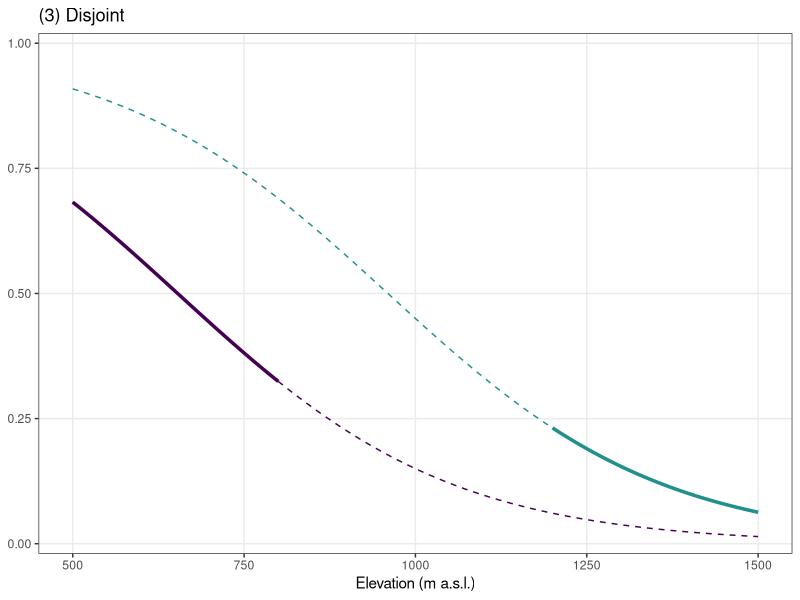
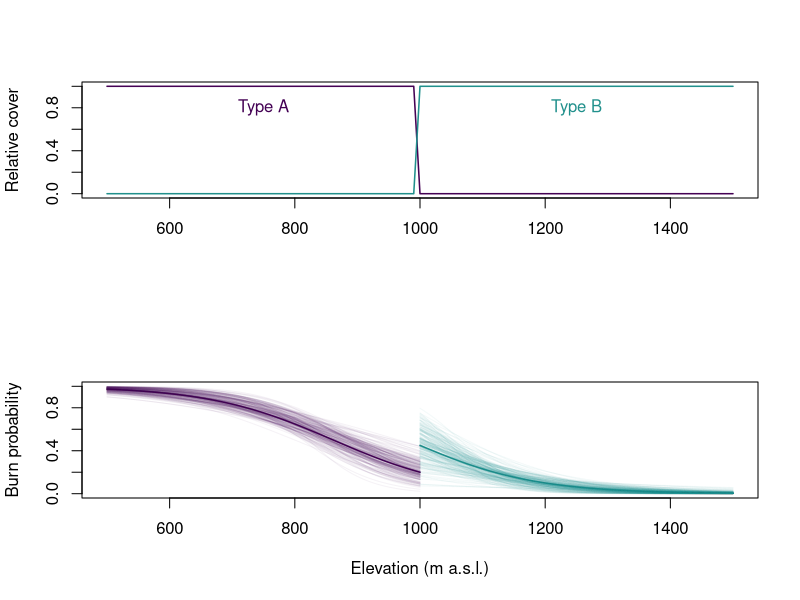
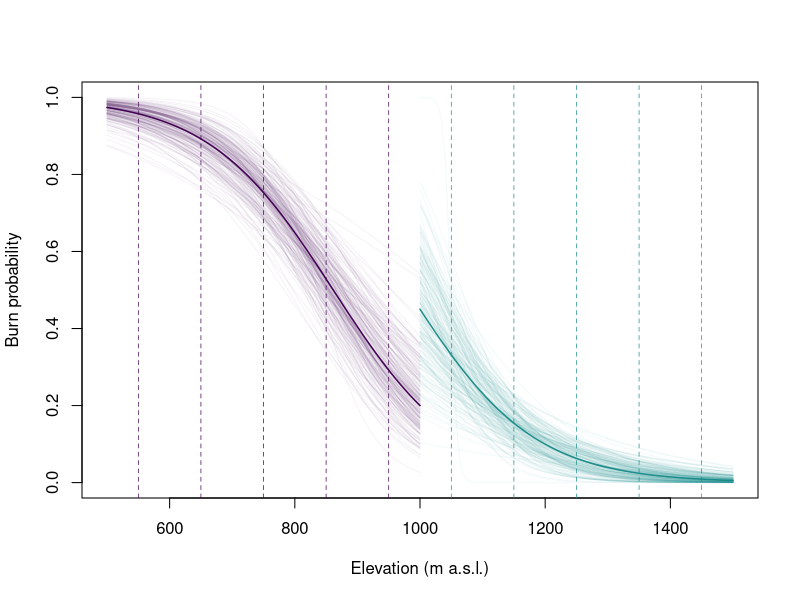
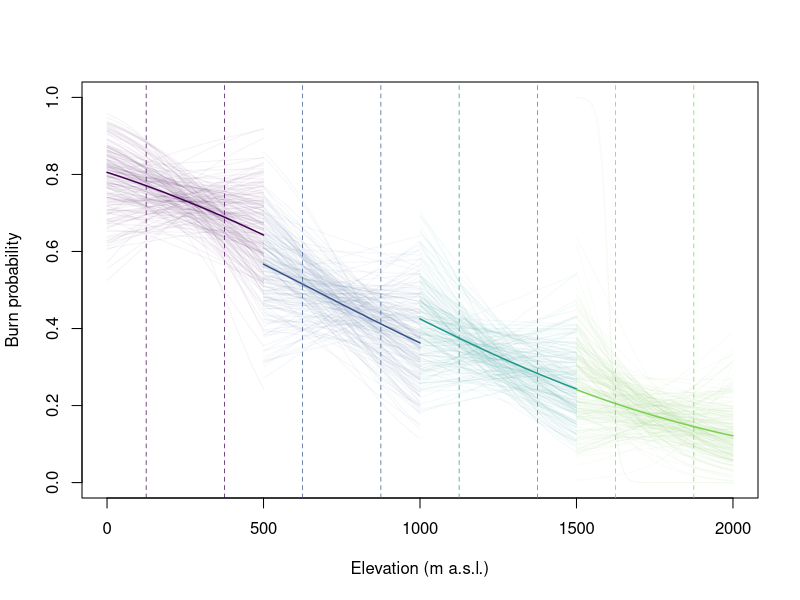
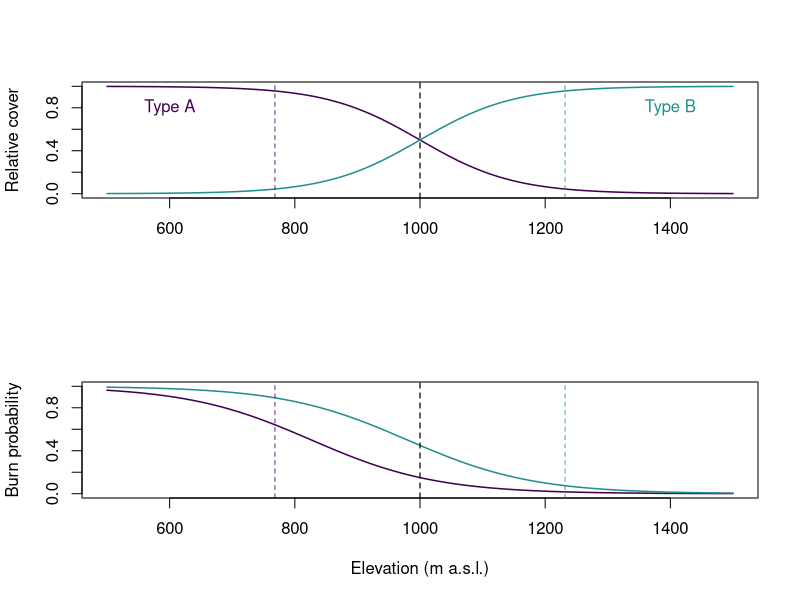
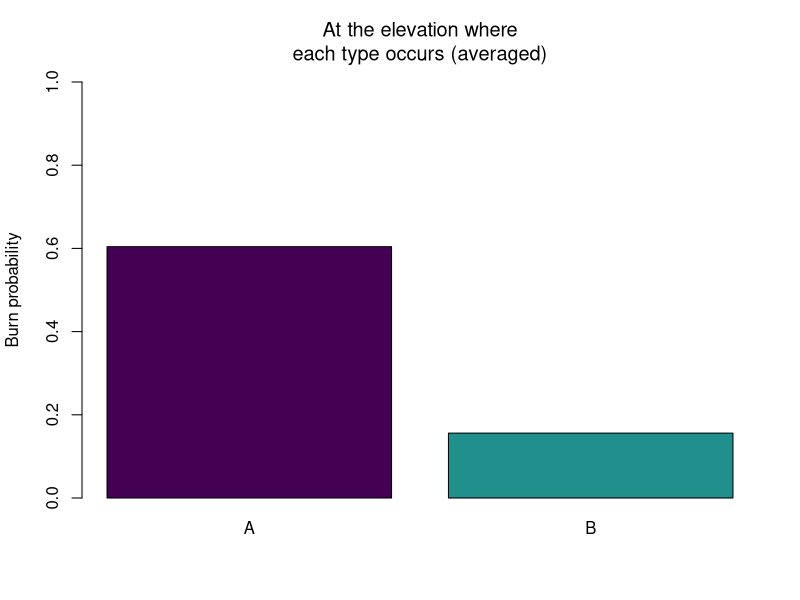
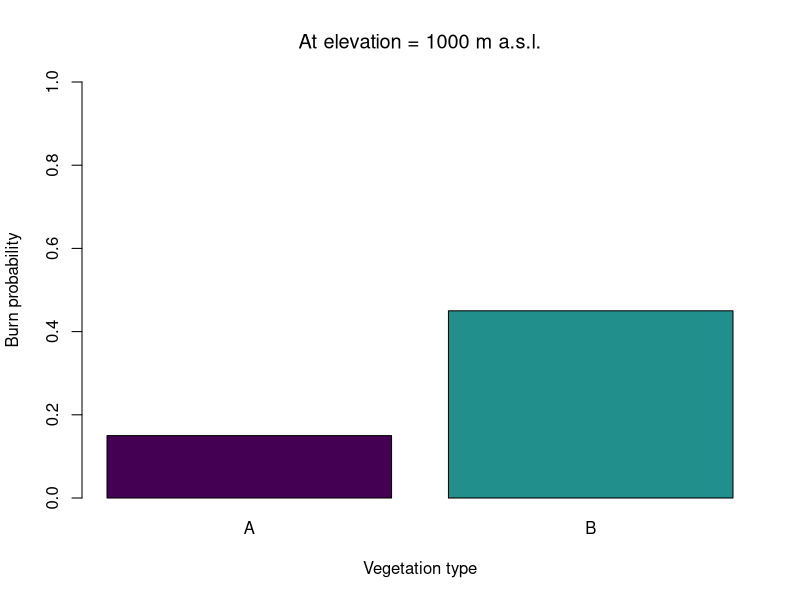
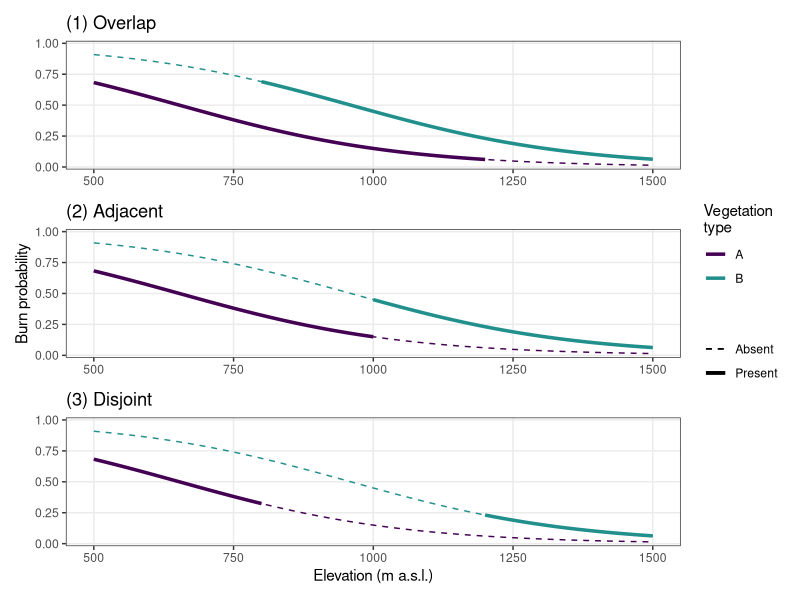

These figures' R source, in order:
library(ggplot2)
library(viridis)
normalize <- function(x) x / sum(x)



N <- 100
a1 <- qlogis(0.2)
a2 <- qlogis(0.45)
b <- - 1 / 100

colcol <- viridis(2, end = 0.5)
colcol_shade <- viridis(2, end = 0.5, alpha = 0.05)


# Experiment 1 ------------------------------------------------------------

# vegetation type distribution functions
f1 <- function(x) ifelse(x < 1000, 1, 0)
f2 <- function(x) ifelse(x >= 1000, 1, 0)

png("figures/XX simulation correlation.png", width = 12, height = 17,
    units = "cm", res = 300)

par(mfrow = c(2, 1))

# Vegetation type ~ elevation
curve(plogis(a1 + b * (x-1000)), from = 500, to = 1500, ylim = c(0, 1),
      col = rgb(0, 0, 0, 0),
      ylab = "Relative cover", xlab = NA)
curve(f1(x), add = T, col = colcol[1], lwd = 1.5)
curve(f2(x), add = T, col = colcol[2], lwd = 1.5)
text(750, 0.8, "Type A", col = colcol[1])
text(1250, 0.8, "Type B", col = colcol[2])

# Burn probability ~ elevation
curve(plogis(a1 + b * (x-1000)), from = 500, to = 1500, ylim = c(0, 1),
      col = rgb(0, 0, 0, 0),
      ylab = "Burn probability", xlab = "Elevation (m a.s.l.)")
curve(plogis(a1 + b * (x-1000)), from = 500, to = 1000,
      add = T, col = colcol[1], lwd = 1.5)
curve(plogis(a2 + b * (x-1000)), from = 1000, to = 1500,
      add = T, col = colcol[2], lwd = 1.5)

for(i in 1:200) {
  x1 <- runif(N, 500, 1000)
  x2 <- runif(N, 1000, 1500)

  p1 <- plogis(a1 + b * (x1 - 1000))
  p2 <- plogis(a2 + b * (x2 - 1000))

  y1 <- rbinom(N, 1, p1)
  y2 <- rbinom(N, 1, p2)

  m1 <- glm(y1 ~ x1, family = "binomial")
  m2 <- glm(y2 ~ x2, family = "binomial")

  cc1 <- coef(m1)
  cc2 <- coef(m2)

  curve(plogis(cc1[1] + cc1[2] * x), from = 500, to = 1000,
        add = T, col = colcol_shade[1], lwd = 1)
  curve(plogis(cc2[1] + cc2[2] * x), from = 1000, to = 1500,
        add = T, col = colcol_shade[2], lwd = 1)
}


par(mfrow = c(1, 1))

dev.off()

# Experiment 2.1 ------------------------------------------------------------

cuts1 <- seq(500, 1000, by = 100)
cuts2 <- seq(1000, 1500, by = 100)

xmid1 <- seq(550, 950, 100)
xmid2 <- seq(1050, 1450, 100)

png("figures/XX simulation coarse environment_01.png", width = 12, height = 9,
    units = "cm", res = 300)

# Burn probability ~ elevation
curve(plogis(a1 + b * (x-1000)), from = 500, to = 1500, ylim = c(0, 1),
      col = rgb(0, 0, 0, 0),
      ylab = "Burn probability", xlab = "Elevation (m a.s.l.)")

abline(v = xmid1, col = colcol[1], lty = 2, lwd = 0.7)
abline(v = xmid2, col = colcol[2], lty = 2, lwd = 0.7)

curve(plogis(a1 + b * (x-1000)), from = 500, to = 1000,
      add = T, col = colcol[1], lwd = 1.5)
curve(plogis(a2 + b * (x-1000)), from = 1000, to = 1500,
      add = T, col = colcol[2], lwd = 1.5)

for(i in 1:200) {
  x1 <- runif(N, 500, 1000)
  x2 <- runif(N, 1000, 1500)

  x1cat <- cut(x1, breaks = cuts1)
  x2cat <- cut(x2, breaks = cuts2)

  x1fit <- as.numeric(x1cat) * 100 + 450
  x2fit <- as.numeric(x2cat) * 100 + 950

  p1 <- plogis(a1 + b * (x1 - 1000))
  p2 <- plogis(a2 + b * (x2 - 1000))

  y1 <- rbinom(N, 1, p1)
  y2 <- rbinom(N, 1, p2)

  m1 <- glm(y1 ~ x1fit, family = "binomial")
  m2 <- glm(y2 ~ x2fit, family = "binomial")

  cc1 <- coef(m1)
  cc2 <- coef(m2)

  curve(plogis(cc1[1] + cc1[2] * x), from = 500, to = 1000,
        add = T, col = colcol_shade[1], lwd = 1)
  curve(plogis(cc2[1] + cc2[2] * x), from = 1000, to = 1500,
        add = T, col = colcol_shade[2], lwd = 1)
}
dev.off()

# Experiment 2.2 ------------------------------------------------------------

N <- 100
K <- 4
a <- qlogis(runif(K, 0.2, 0.45))
b <- - 1 / 600

colcol <- viridis(K, end = 0.8)
colcol_shade <- viridis(K, end = 0.8, alpha = 0.05)

xwidth <- 500
xmin <- 0
xmax <- 2000

cuts <- sapply(1:K, function(k) {
  seq(xmin + xwidth * (k-1), xwidth * k, by = xwidth / 2)
})

xmid <- cuts[1:2, ] + xwidth / 4


## Plot
png("figures/XX simulation coarse environment_01.png", width = 12, height = 9,
    units = "cm", res = 300)

# Burn probability ~ elevation
curve(plogis(a[1] + b * (x-1000)), from = xmin, to = xmax, ylim = c(0, 1),
      col = rgb(0, 0, 0, 0),
      ylab = "Burn probability", xlab = "Elevation (m a.s.l.)")

for(k in 1:K) {
  # x data
  abline(v = xmid[, k], col = colcol[k], lty = 2, lwd = 0.7)

  # curves from simulated data
  for(i in 1:200) {
    x <- runif(N, cuts[1, k], cuts[3, k])
    xcat <- cut(x, breaks = cuts[, k])
    xfit <- as.numeric(as.character(factor(xcat, labels = as.character(xmid[, k]))))

    p <- plogis(a[k] + b * (x - 1000))
    y <- rbinom(N, 1, p)

    m <- glm(y ~ xfit, family = "binomial")
    cc <- coef(m)

    curve(plogis(cc[1] + cc[2] * x),  from = cuts[1, k], to = cuts[3, k],
          add = T, col = colcol_shade[k], lwd = 1)
  }

  # true function
  curve(plogis(a[k] + b * (x-1000)), from = cuts[1, k], to = cuts[3, k],
        add = T, col = colcol[k], lwd = 1.5)
}
dev.off()


# Batch 2 -----------------------------------------------------------------

N <- 100
a1 <- qlogis(0.2)
a2 <- qlogis(0.45)
b <- - 1 / 100

colcol <- viridis(2, end = 0.5)
colcol_shade <- viridis(2, end = 0.5, alpha = 0.05)




# Graph 1 ------------------------------------------------------------


a1 <- qlogis(0.15)
a2 <- qlogis(0.45)
b <- - 1 / 100
bveg <- - 1 / 75#132

# vegetation type distribution functions
png("figures/XX correlation_01.png", width = 12, height = 17,
    units = "cm", res = 300)

par(mfrow = c(2, 1))

# Vegetation type ~ elevation
curve(plogis(bveg * (x-1000)), from = 500, to = 1500, ylim = c(0, 1),
      col = rgb(0, 0, 0, 0),
      ylab = "Relative cover", xlab = NA)
curve(plogis(bveg * (x - 1000)), add = T, col = colcol[1], lwd = 1.5)
curve(1 - plogis(bveg * (x - 1000)), add = T, col = colcol[2], lwd = 1.5)

text(600, 0.8, "Type A", col = colcol[1])
text(1400, 0.8, "Type B", col = colcol[2])

# Mean elevation:
xlarge <- runif(1e7, 500, 1500)
w1 <- plogis(bveg * (xlarge-1000)) |> normalize()
xmean1 <- sum(xlarge * w1)
w2 <- (1 - plogis(bveg * (xlarge-1000))) |> normalize()
xmean2 <- sum(xlarge * w2)
abline(v = c(xmean1, xmean2), col = colcol, lwd = 0.8, lty = 2)
abline(v = 1000, col = "black", lwd = 1.2, lty = 2)


# Burn probability ~ elevation
curve(plogis(a1 + b * (x-1000)), from = 500, to = 1500, ylim = c(0, 1),
      col = rgb(0, 0, 0, 0),
      ylab = "Burn probability", xlab = "Elevation (m a.s.l.)")
curve(plogis(a1 + b * (x-1000)), from = 500, to = 1500,
      add = T, col = colcol[1], lwd = 1.5)
curve(plogis(a2 + b * (x-1000)), from = 500, to = 1500,
      add = T, col = colcol[2], lwd = 1.5)

abline(v = c(xmean1, xmean2), col = colcol, lwd = 0.8, lty = 2)
abline(v = 1000, col = "black", lwd = 1.2, lty = 2)

par(mfrow = c(1, 1))

dev.off()


# Burn prob means marginal to elevation:

x1 <- sample(xlarge, size = 1e7, replace = T, prob = w1)
x2 <- sample(xlarge, size = 1e7, replace = T, prob = w2)

pm1 <- mean(plogis(a1 + b * (x1 - 1000)))
pm2 <- mean(plogis(a2 + b * (x2 - 1000)))
pm <- c(pm1, pm2)


pcond <- plogis(c(a1, a2))

png("figures/XX correlation_02.png", width = 12, height = 10,
    units = "cm", res = 300)
barplot(pm ~ c("A", "B"), ylab = "Burn probability",
        xlab = NA, col = colcol, ylim = c(0, 1), font.main = 1,
        main = "At the elevation where\neach type occurs (averaged)")
dev.off()

png("figures/XX correlation_03.png", width = 12, height = 10,
    units = "cm", res = 300)
barplot(pcond ~ c("A", "B"), ylab = "Burn probability",
        xlab = "Vegetation type", col = colcol, ylim = c(0, 1), font.main = 1,
        main = "At elevation = 1000 m a.s.l.")
dev.off()




# Batch 3 -----------------------------------------------------------------


colcol <- viridis(2, end = 0.5)
colcol_shade <- viridis(2, end = 0.5, alpha = 0.05)

a1 <- qlogis(0.15)
a2 <- qlogis(0.45)
b <- - 1 / 200

lwd0 <- 0.5
lwd1 <- 1.2

A <- ggplot() +

  # full range curves
  geom_function(fun = function(x) plogis(a1 + b * (x-1000)),
                mapping = aes(colour = "A", linetype = "Absent"),
                linewidth = lwd0,
                xlim = c(500, 1500)) +
  geom_function(fun = function(x) plogis(a2 + b * (x-1000)),
                mapping = aes(colour = "B", linetype = "Absent"),
                linewidth = lwd0,
                xlim = c(500, 1500)) +

  # focal curves
  geom_function(fun = function(x) plogis(a1 + b * (x-1000)),
                mapping = aes(colour = "A", linetype = "Present"),
                linewidth = lwd1,
                xlim = c(500, 1200)) +
  geom_function(fun = function(x) plogis(a2 + b * (x-1000)),
                mapping = aes(colour = "B", linetype = "Present"),
                linewidth = lwd1,
                xlim = c(800, 1500)) +

  scale_color_viridis(discrete = TRUE, end = 0.5,
                      name = "Vegetation\ntype") +

  scale_linetype_manual(values = c("dashed", "solid"), name = "") +

  theme_bw() +
  theme(panel.grid.minor = element_blank(),
        axis.title.x = element_blank(),
        axis.title.y = element_blank()) +
  scale_y_continuous(expand = c(0.01, 0.01),
                     breaks = seq(0, 1, 0.25), limits = c(0, 1)) +
  ggtitle("(1) Overlap")

B <- ggplot() +

  # full range curves
  geom_function(fun = function(x) plogis(a1 + b * (x-1000)),
                colour = colcol[1], xlim = c(500, 1500),
                linetype = "dashed", linewidth = lwd0) +
  geom_function(fun = function(x) plogis(a2 + b * (x-1000)),
                colour = colcol[2], xlim = c(500, 1500),
                linetype = "dashed", linewidth = lwd0) +

  # focal curves
  geom_function(fun = function(x) plogis(a1 + b * (x-1000)),
                colour = colcol[1], xlim = c(500, 1000),
                linewidth = lwd1) +
  geom_function(fun = function(x) plogis(a2 + b * (x-1000)),
                colour = colcol[2], xlim = c(1000, 1500),
                linewidth = lwd1) +

  theme_bw() +
  theme(panel.grid.minor = element_blank(),
        axis.title.x = element_blank()) +
  scale_y_continuous(expand = c(0.01, 0.01),
                     breaks = seq(0, 1, 0.25), limits = c(0, 1)) +
  ylab("Burn probability") +
  ggtitle("(2) Adjacent")
# B

C <- ggplot() +

  # full range curves
  geom_function(fun = function(x) plogis(a1 + b * (x-1000)),
                colour = colcol[1], xlim = c(500, 1500),
                linetype = "dashed", linewidth = lwd0) +
  geom_function(fun = function(x) plogis(a2 + b * (x-1000)),
                colour = colcol[2], xlim = c(500, 1500),
                linetype = "dashed", linewidth = lwd0) +

  # focal curves
  geom_function(fun = function(x) plogis(a1 + b * (x-1000)),
                colour = colcol[1], xlim = c(500, 800),
                linewidth = lwd1) +
  geom_function(fun = function(x) plogis(a2 + b * (x-1000)),
                colour = colcol[2], xlim = c(1200, 1500),
                linewidth = lwd1) +

  theme_bw() +
  theme(panel.grid.minor = element_blank(),
        axis.title.y = element_blank()) +
  scale_y_continuous(expand = c(0.01, 0.01),
                     breaks = seq(0, 1, 0.25), limits = c(0, 1)) +
  xlab("Elevation (m a.s.l.)") +
  ggtitle("(3) Disjoint")
C

library(patchwork)

out <- A / B / C +
  plot_layout(guides = "collect") & # Unifica las leyendas si aplica
  theme(legend.spacing.y = unit(0.2, "cm")) # Ajusta el espacio entre elementos de la leyenda

# Muestra el resultado
ggsave("figures/XX correlation 3 cases_b.png", plot = out,
       width = 10, height = 17, units = "cm")
